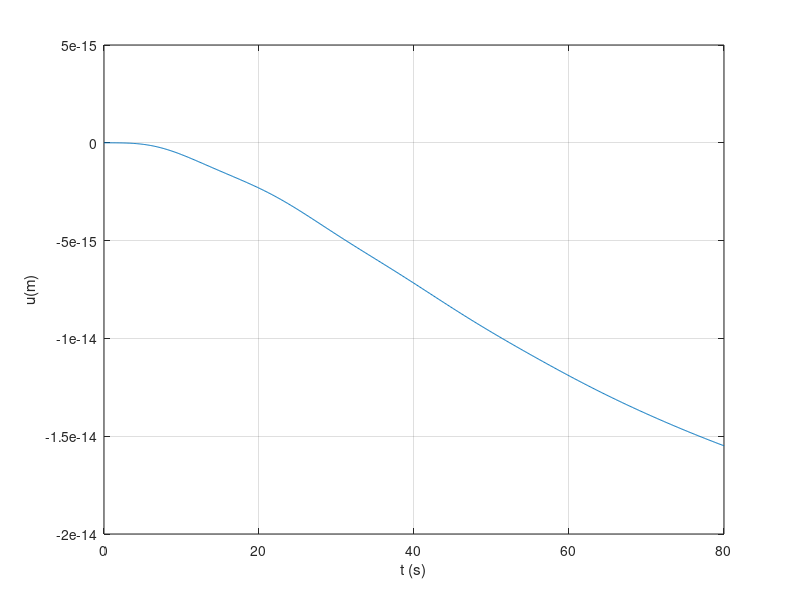
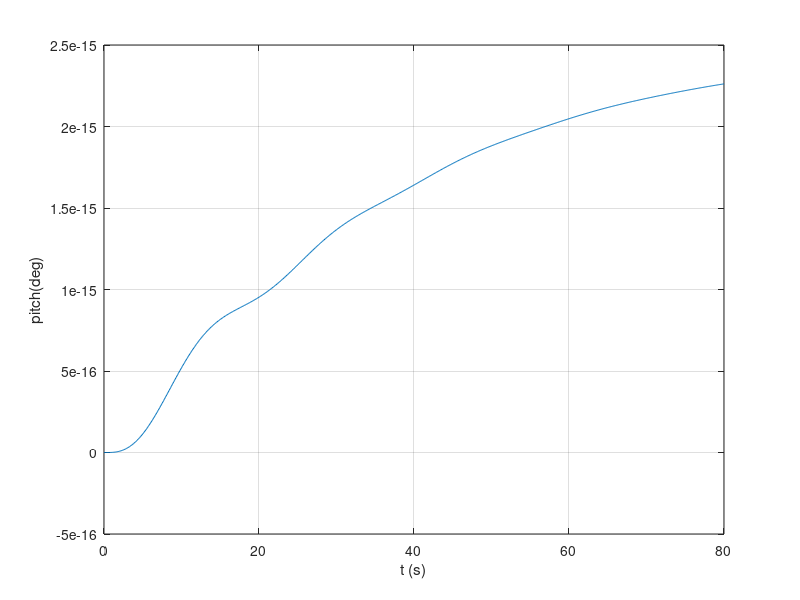
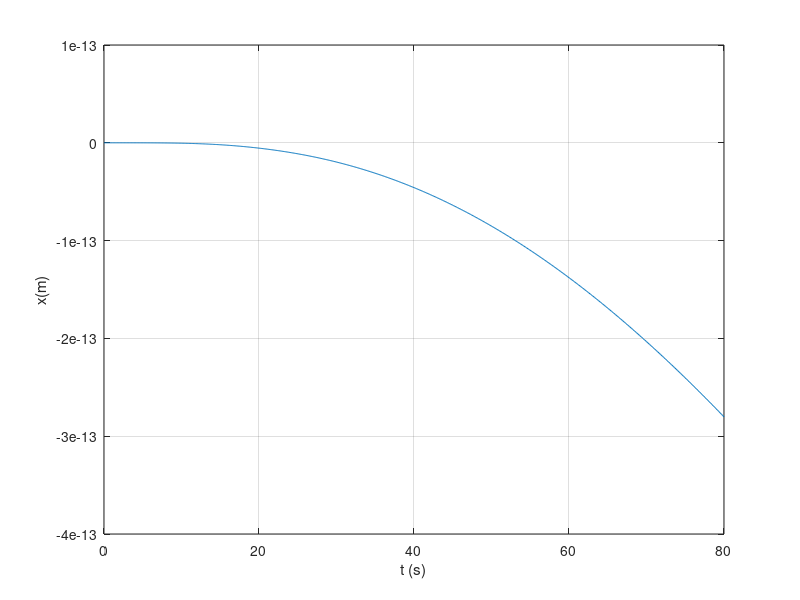
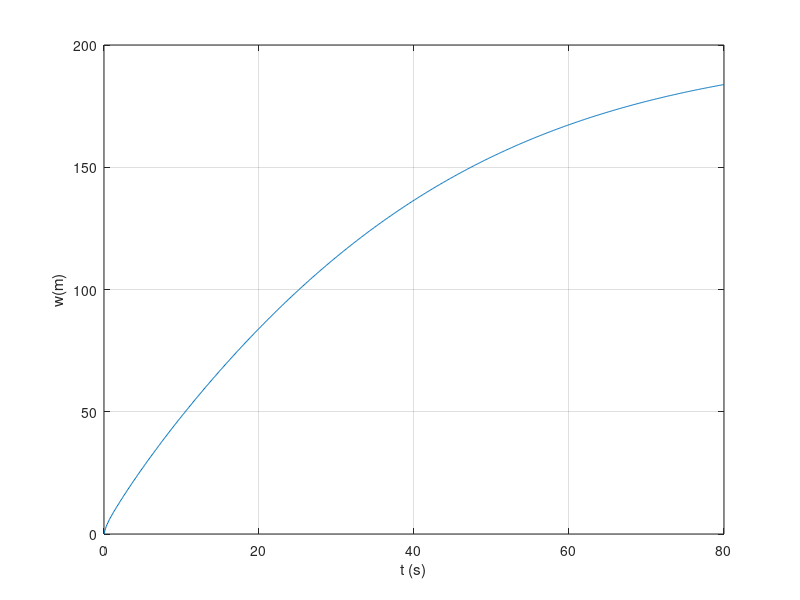

The MATLAB source for these figures, in order:
%SIMULATION OF A CYCLIC PITCH INPUT THETA_C=1 DEG GIVEN FROM HOVER 
%0.5 SEC<T<1 SEC. Now from the 15th second a PD controller becomes active 
clear all
close all
clc

%INITIAL DATA HELICOPTER
g=9.81;	
cla = 5.73 ;%rad
sigma  = 0.082; %solidity of main rotor
lok=7.8829; %checked but not sure
cds=1.5; %checked
mass=9979; %MTOW
rho=1.225; %checked
vtip=220.98; %checked
diam=2*8.18; %checked
iy=94475.21158; %from own calculations
mast=1; %weet niet wat het is
omega=vtip/(diam/2);
area=pi/4*diam^2;
tau=.1;		%time constant in dynamiCs inflow!!!
collect(1)=0.0662; %read from trim graph at 90kts [rad]
longit(1)=0.01485; %read from trim graph at 90kts [rad]

%gain values;
k1 = 0.2;
k2 = 0.2;
k3 = 0.2;

%initial values;
t0=0;
u0=0;
w0=0;
q0=0;
pitch0=0*pi/180;
x0=0;
labi0=sqrt(mass*g/(area*2*rho))/vtip;

t(1)=t0;
u(1)=u0;
w(1)=w0;
q(1)=q0;
pitch(1)=pitch0;
x(1)=x0;
labi(1)=labi0;
z(1)=0;

%INTEGRATION 
aantal=800;
teind=80;
stap=(teind-t0)/aantal;

for i=1:aantal 
%    if t(i)>=0.5 & t(i)<=1 
%        longit(i)=1*pi/180;
%    else
%        longit(i)=0*pi/180;
%    end
    
   if t(i)>=0 
       longitgrd(i)=k1*pitch(i)*180/pi+k2*q(i)*180/pi + k3*stap*pitch(i)*180/pi;%PD in deg
       longit(i)=longitgrd(i)*pi/180;	%in rad
   end    
   %longit(i)=longitgrd(i)*pi/180;	%in rad
   
%NO LAW FOR COLLECTIVE

c(i)=u(i)*sin(pitch(i))-w(i)*cos(pitch(i));
h(i)=-z(i);
collect(i)=collect(1);

%Defining the differential equations

%defining the nondimensional notations
qdiml(i)=q(i)/omega;
vdiml(i)=sqrt(u(i)^2+w(i)^2)/vtip;
if u(i)==0 	if w(i)>0 	phi(i)=pi/2;
        else phi(i)=-pi/2;end
else
phi(i)=atan(w(i)/u(i));
end
if u(i)<0
phi(i)=phi(i)+pi;
end
alfc(i)=longit(i)-phi(i);

mu(i)=vdiml(i)*cos(alfc(i));
labc(i)=vdiml(i)*sin(alfc(i));

%a1 Flapping calculi
teller(i)=-16/lok*qdiml(i)+8/3*mu(i)*collect(i)-2*mu(i)*(labc(i)+labi(i));
a1(i)=teller(i)/(1-.5*mu(i)^2);

%the thrust coefficient
ctelem(i)=cla*sigma/4*(2/3*collect(i)*(1+1.5*mu(i)^2)-(labc(i)+labi(i)));
%Thrust coefficient from Glauert
alfd(i)=alfc(i)-a1(i);
ctglau(i)=2*labi(i)*sqrt((vdiml(i)*cos(alfd(i)))^2+(vdiml(i)*...
sin(alfd(i))+labi(i))^2);

%Equations of motion
labidot(i)=ctelem(i); 
thrust(i)=labidot(i)*rho*vtip^2*area;
helling(i)=longit(i)-a1(i);
vv(i)=vdiml(i)*vtip; 		%it is 1/sqrt(u^2+w^2)

udot(i)=-g*sin(pitch(i))-cds/mass*.5*rho*u(i)*vv(i)+...
thrust(i)/mass*sin(helling(i))-q(i)*w(i);

wdot(i)=g*cos(pitch(i))-cds/mass*.5*rho*w(i)*vv(i)-...
thrust(i)/mass*cos(helling(i))+q(i)*u(i);

qdot(i)=-thrust(i)*mast/iy*sin(helling(i));

pitchdot(i)=q(i);

xdot(i)=u(i)*cos(pitch(i))+w(i)*sin(pitch(i));

zdot(i)=-c(i);

labidot(i)=(ctelem(i)-ctglau(i))/tau;
%corrdot(i)=uwens-u(i);
%corrcdot(i)=cwens(i)-c(i);

u(i+1)=u(i)+stap*udot(i);
w(i+1)=w(i)+stap*wdot(i);
q(i+1)=q(i)+stap*qdot(i);
pitch(i+1)=pitch(i)+stap*pitchdot(i);
x(i+1)=x(i)+stap*xdot(i);
labi(i+1)=labi(i)+stap*labidot(i);
z(i+1)=z(i)+stap*zdot(i);
t(i+1)=t(i)+stap;
end;
figure
plot(t,u),xlabel('t (s)'),ylabel('u(m)'),grid;
figure
plot(t,pitch*180/pi),xlabel('t (s)'),ylabel('pitch(deg)'),grid;
figure
plot(t,x),xlabel('t (s)'),ylabel('x(m)'),grid;
figure
plot(t,w),xlabel('t (s)'),ylabel('w(m)'),grid;
figure
plot(t,q),xlabel('t (s)'),ylabel('q(m)'),grid; 
figure
plot(t,labi),xlabel('t (s)'),ylabel('labi(m)'),grid;
figure
plot(t,-z),xlabel('t (s)'),ylabel('h(m)'),grid;
figure
plot(t(1:800),longit*180/pi),xlabel('t (s)'),ylabel('longit grd'),grid;


